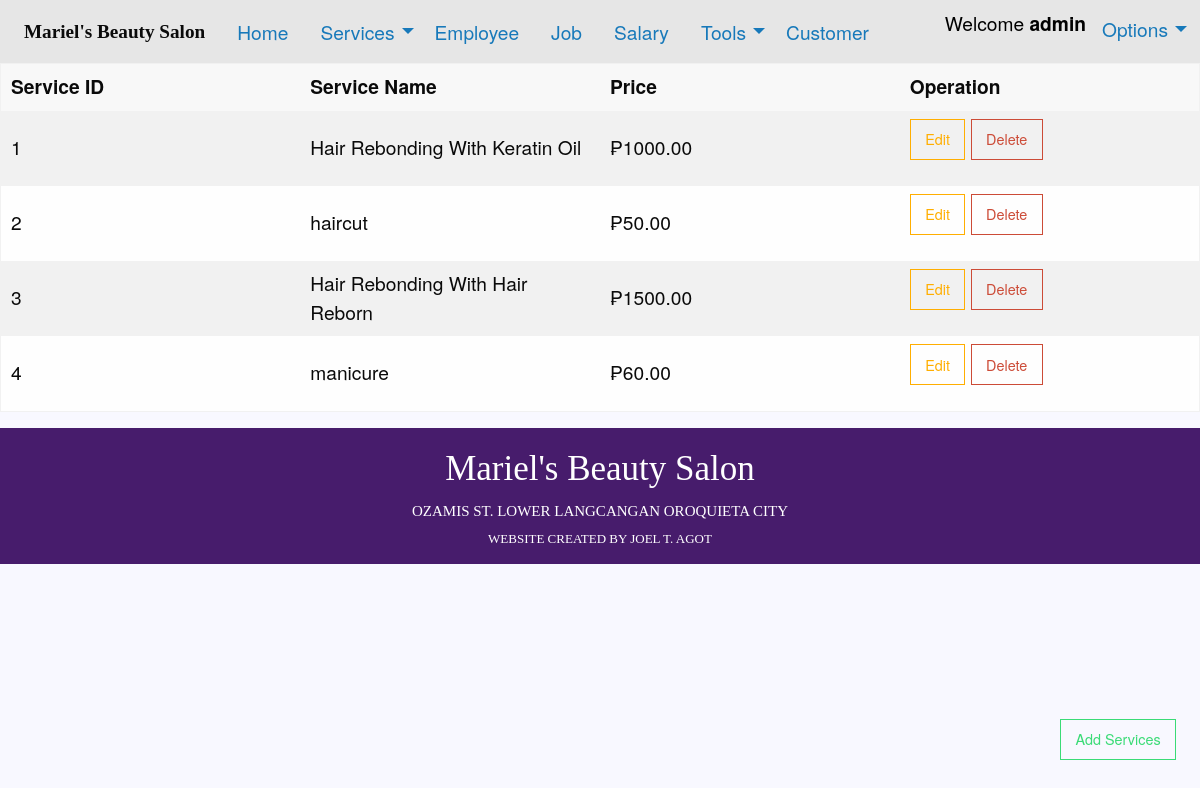
Screenshot of /Services.php (signed in) with the database file from the repository.
### tables this page shows
CREATE TABLE `services` (
  `ServiceID` varchar(100) NOT NULL,
  `Serv_Name` varchar(100) NOT NULL,
  `Price` decimal(18,2) NOT NULL
);

### Services.php (the view, shortened to what this page needs)
<!doctype html>
<html class="no-js" lang="en" dir="ltr">
  <head>
    <?php include('assets/style.php') ?>
  </head>
<body>
  <?php include('assets/topbar_index.php') ?>
  <table>
    <thead>
      <tr>
        <th width="200">Service ID</th>
        <th width="200">Service Name</th>
        <th width="200">Price</th>
        <th width="200">Operation</th>
      </tr>
    </thead>
    <tbody>
      <tr>
    <?php
      $conn = mysqli_connect("localhost", "root", "", "beautysalon");
        $sql = "SELECT ServiceID, Serv_Name, Price FROM Services";
        $result = $conn->query($sql);
        if ($result->num_rows > 0) {
         while($row = $result->fetch_assoc()) {
          echo "<tr><td>" . $row["ServiceID"]. "</td><td>" . $row["Serv_Name"] . "</td>
          <td>₱". $row["Price"]. "</td>";
            ?>
          <td> <a name='update' href='update_serv.php?ServiceID=<?php echo $row["ServiceID"];?>' class='button hollow warning'>Edit</a>
          <a onclick="confirm('Do you want to delete this data?')" href='delete_serv.php?ServiceID=<?php echo $row["ServiceID"];?>' class='button hollow alert'>Delete</a></td></tr>
      <?php }
      echo "</table>";
      } else { echo "0 results"; }
    ?>
      <a type="button" href="create_serv.php" class="button hollow success"  style="position: absolute;right: 2%;bottom: 3%">Add Services</a>
  <?php include('assets/down-bar_index.php') ?>
  </body>
</html>

### foundation/css/app.css (style rules this page uses)
* { margin: 0px; padding: 0px; }
body { font-size: 120%; background: #F8F8FF; }

### rows the page displays
services: ServiceID "1", Serv_Name "Hair Rebonding With Keratin Oil", Price "1000.00"
services: ServiceID "2", Serv_Name "haircut", Price "50.00"
services: ServiceID "3", Serv_Name "Hair Rebonding With Hair Reborn", Price "1500.00"
services: ServiceID "4", Serv_Name "manicure", Price "60.00"

### other values shown
$_SESSION['username'] "admin"
